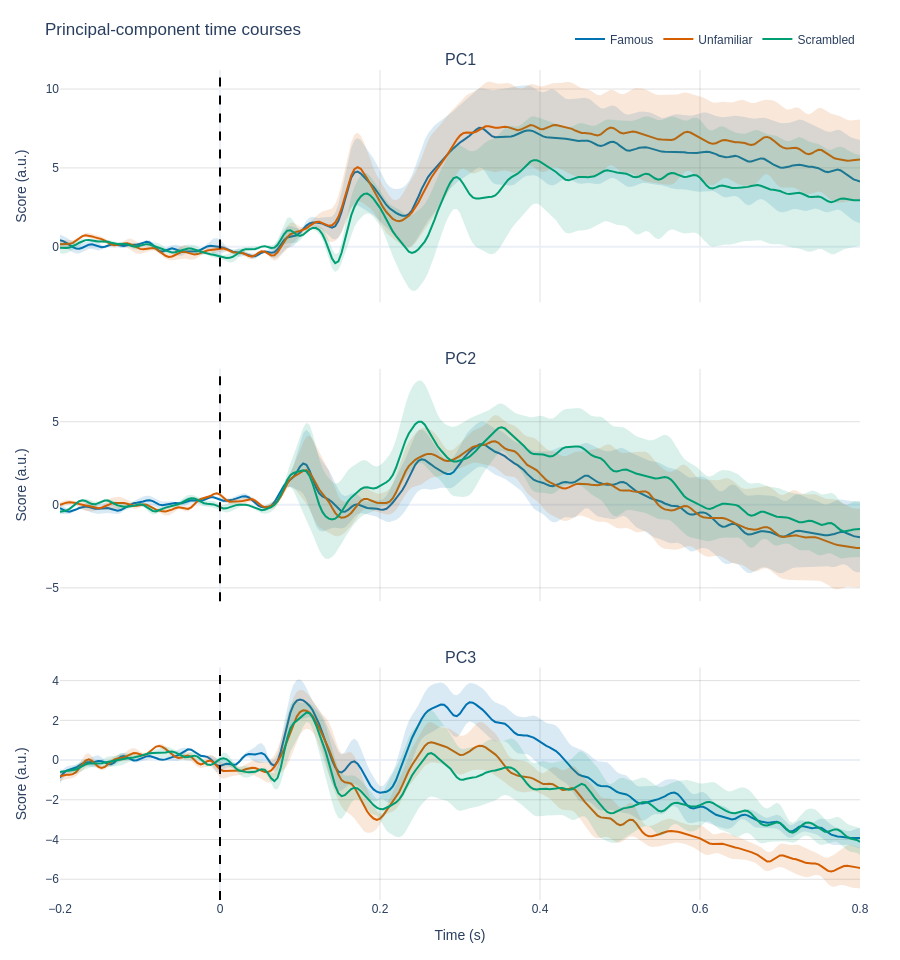

The notebook cell saved with this chart:
### Markdown cell above
### Read the PCs before reading the geometry

Before interpreting any trajectory, look at what the axes actually are. The PC traces show *when* each axis changes, and the loading table shows which sensors contribute most strongly.

Two cautions travel with this figure. Component signs are arbitrary, so "PC2 goes up" is not a finding — timing and relative geometry are the stable quantities. And a sensor loading is not a source: a strong posterior loading is consistent with an occipital generator but does not establish one.

### Code cell
subject_condition = {}
for subject in unique_subjects:
    for condition in conditions:
        rows = (subjects == subject) & (labels == condition)
        subject_condition[subject, condition] = scores_baselined[rows].mean(axis=0)

# Channels are principal components, groups are conditions: one stacked panel
# per PC with the across-participant mean and SEM band.
pc_curves = np.stack([
    subject_condition[subject, condition][:, :N_DISPLAY_COMPONENTS].T
    for condition in conditions
    for subject in unique_subjects
])
pc_groups = [
    LABEL_NAMES[condition] for condition in conditions for _ in unique_subjects
]

fig_pc = plot_timecourses(
    pc_curves,
    times=times,
    channel_names=[f"PC{index + 1}" for index in range(N_DISPLAY_COMPONENTS)],
    group_labels=pc_groups,
    palette={LABEL_NAMES[c]: CONDITION_COLORS[c] for c in conditions},
    n_cols=1,
    error_style="band",
    xlabel="Time (s)",
    ylabel="Score (a.u.)",
    title="Principal-component time courses",
)
fig_pc.add_vline(x=0, line_dash="dash", line_color="black")
fig_pc.show()

### Figure 1 — Plotly figure (JSON) as saved in the notebook; plotly's stock layout.template omitted (floating-point values rounded to 4 significant figures; data arrays with more than 128 entries replaced by an {"elided": "..."} marker saying what was removed)
{"data": [{"hoverinfo": "skip", "legendgroup": "Famous", "line": {"width": 0}, "mode": "lines", "showlegend": false, "type": "scatter", "x": {"elided": "251 float values"}, "xaxis": "x", "y": {"elided": "251 float values"}, "yaxis": "y"}, {"fill": "tonexty", "fillcolor": "rgba(0, 114, 178, 0.15)", "hoverinfo": "skip", "legendgroup": "Famous", "line": {"width": 0}, "mode": "lines", "showlegend": false, "type": "scatter", "x": {"elided": "251 float values"}, "xaxis": "x", "y": {"elided": "251 float values"}, "yaxis": "y"}, {"legendgroup": "Famous", "line": {"color": "#0072B2", "dash": "solid", "width": 2}, "mode": "lines", "name": "Famous", "opacity": 1, "showlegend": true, "type": "scatter", "x": {"elided": "251 float values"}, "xaxis": "x", "y": {"elided": "251 float values"}, "yaxis": "y"}, {"hoverinfo": "skip", "legendgroup": "Unfamiliar", "line": {"width": 0}, "mode": "lines", "showlegend": false, "type": "scatter", "x": {"elided": "251 float values"}, "xaxis": "x", "y": {"elided": "251 float values"}, "yaxis": "y"}, {"fill": "tonexty", "fillcolor": "rgba(213, 94, 0, 0.15)", "hoverinfo": "skip", "legendgroup": "Unfamiliar", "line": {"width": 0}, "mode": "lines", "showlegend": false, "type": "scatter", "x": {"elided": "251 float values"}, "xaxis": "x", "y": {"elided": "251 float values"}, "yaxis": "y"}, {"legendgroup": "Unfamiliar", "line": {"color": "#D55E00", "dash": "solid", "width": 2}, "mode": "lines", "name": "Unfamiliar", "opacity": 1, "showlegend": true, "type": "scatter", "x": {"elided": "251 float values"}, "xaxis": "x", "y": {"elided": "251 float values"}, "yaxis": "y"}, {"hoverinfo": "skip", "legendgroup": "Scrambled", "line": {"width": 0}, "mode": "lines", "showlegend": false, "type": "scatter", "x": {"elided": "251 float values"}, "xaxis": "x", "y": {"elided": "251 float values"}, "yaxis": "y"}, {"fill": "tonexty", "fillcolor": "rgba(0, 158, 115, 0.15)", "hoverinfo": "skip", "legendgroup": "Scrambled", "line": {"width": 0}, "mode": "lines", "showlegend": false, "type": "scatter", "x": {"elided": "251 float values"}, "xaxis": "x", "y": {"elided": "251 float values"}, "yaxis": "y"}, {"legendgroup": "Scrambled", "line": {"color": "#009E73", "dash": "solid", "width": 2}, "mode": "lines", "name": "Scrambled", "opacity": 1, "showlegend": true, "type": "scatter", "x": {"elided": "251 float values"}, "xaxis": "x", "y": {"elided": "251 float values"}, "yaxis": "y"}, {"hoverinfo": "skip", "legendgroup": "Famous", "line": {"width": 0}, "mode": "lines", "showlegend": false, "type": "scatter", "x": {"elided": "251 float values"}, "xaxis": "x2", "y": {"elided": "251 float values"}, "yaxis": "y2"}, {"fill": "tonexty", "fillcolor": "rgba(0, 114, 178, 0.15)", "hoverinfo": "skip", "legendgroup": "Famous", "line": {"width": 0}, "mode": "lines", "showlegend": false, "type": "scatter", "x": {"elided": "251 float values"}, "xaxis": "x2", "y": {"elided": "251 float values"}, "yaxis": "y2"}, {"legendgroup": "Famous", "line": {"color": "#0072B2", "dash": "solid", "width": 2}, "mode": "lines", "name": "Famous", "opacity": 1, "showlegend": false, "type": "scatter", "x": {"elided": "251 float values"}, "xaxis": "x2", "y": {"elided": "251 float values"}, "yaxis": "y2"}, {"hoverinfo": "skip", "legendgroup": "Unfamiliar", "line": {"width": 0}, "mode": "lines", "showlegend": false, "type": "scatter", "x": {"elided": "251 float values"}, "xaxis": "x2", "y": {"elided": "251 float values"}, "yaxis": "y2"}, {"fill": "tonexty", "fillcolor": "rgba(213, 94, 0, 0.15)", "hoverinfo": "skip", "legendgroup": "Unfamiliar", "line": {"width": 0}, "mode": "lines", "showlegend": false, "type": "scatter", "x": {"elided": "251 float values"}, "xaxis": "x2", "y": {"elided": "251 float values"}, "yaxis": "y2"}, {"legendgroup": "Unfamiliar", "line": {"color": "#D55E00", "dash": "solid", "width": 2}, "mode": "lines", "name": "Unfamiliar", "opacity": 1, "showlegend": false, "type": "scatter", "x": {"elided": "251 float values"}, "xaxis": "x2", "y": {"elided": "251 float values"}, "yaxis": "y2"}, {"hoverinfo": "skip", "legendgroup": "Scrambled", "line": {"width": 0}, "mode": "lines", "showlegend": false, "type": "scatter", "x": {"elided": "251 float values"}, "xaxis": "x2", "y": {"elided": "251 float values"}, "yaxis": "y2"}, {"fill": "tonexty", "fillcolor": "rgba(0, 158, 115, 0.15)", "hoverinfo": "skip", "legendgroup": "Scrambled", "line": {"width": 0}, "mode": "lines", "showlegend": false, "type": "scatter", "x": {"elided": "251 float values"}, "xaxis": "x2", "y": {"elided": "251 float values"}, "yaxis": "y2"}, {"legendgroup": "Scrambled", "line": {"color": "#009E73", "dash": "solid", "width": 2}, "mode": "lines", "name": "Scrambled", "opacity": 1, "showlegend": false, "type": "scatter", "x": {"elided": "251 float values"}, "xaxis": "x2", "y": {"elided": "251 float values"}, "yaxis": "y2"}, {"hoverinfo": "skip", "legendgroup": "Famous", "line": {"width": 0}, "mode": "lines", "showlegend": false, "type": "scatter", "x": {"elided": "251 float values"}, "xaxis": "x3", "y": {"elided": "251 float values"}, "yaxis": "y3"}, {"fill": "tonexty", "fillcolor": "rgba(0, 114, 178, 0.15)", "hoverinfo": "skip", "legendgroup": "Famous", "line": {"width": 0}, "mode": "lines", "showlegend": false, "type": "scatter", "x": {"elided": "251 float values"}, "xaxis": "x3", "y": {"elided": "251 float values"}, "yaxis": "y3"}, {"legendgroup": "Famous", "line": {"color": "#0072B2", "dash": "solid", "width": 2}, "mode": "lines", "name": "Famous", "opacity": 1, "showlegend": false, "type": "scatter", "x": {"elided": "251 float values"}, "xaxis": "x3", "y": {"elided": "251 float values"}, "yaxis": "y3"}, {"hoverinfo": "skip", "legendgroup": "Unfamiliar", "line": {"width": 0}, "mode": "lines", "showlegend": false, "type": "scatter", "x": {"elided": "251 float values"}, "xaxis": "x3", "y": {"elided": "251 float values"}, "yaxis": "y3"}, {"fill": "tonexty", "fillcolor": "rgba(213, 94, 0, 0.15)", "hoverinfo": "skip", "legendgroup": "Unfamiliar", "line": {"width": 0}, "mode": "lines", "showlegend": false, "type": "scatter", "x": {"elided": "251 float values"}, "xaxis": "x3", "y": {"elided": "251 float values"}, "yaxis": "y3"}, {"legendgroup": "Unfamiliar", "line": {"color": "#D55E00", "dash": "solid", "width": 2}, "mode": "lines", "name": "Unfamiliar", "opacity": 1, "showlegend": false, "type": "scatter", "x": {"elided": "251 float values"}, "xaxis": "x3", "y": {"elided": "251 float values"}, "yaxis": "y3"}, {"hoverinfo": "skip", "legendgroup": "Scrambled", "line": {"width": 0}, "mode": "lines", "showlegend": false, "type": "scatter", "x": {"elided": "251 float values"}, "xaxis": "x3", "y": {"elided": "251 float values"}, "yaxis": "y3"}, {"fill": "tonexty", "fillcolor": "rgba(0, 158, 115, 0.15)", "hoverinfo": "skip", "legendgroup": "Scrambled", "line": {"width": 0}, "mode": "lines", "showlegend": false, "type": "scatter", "x": {"elided": "251 float values"}, "xaxis": "x3", "y": {"elided": "251 float values"}, "yaxis": "y3"}, {"legendgroup": "Scrambled", "line": {"color": "#009E73", "dash": "solid", "width": 2}, "mode": "lines", "name": "Scrambled", "opacity": 1, "showlegend": false, "type": "scatter", "x": {"elided": "251 float values"}, "xaxis": "x3", "y": {"elided": "251 float values"}, "yaxis": "y3"}], "layout": {"annotations": [{"font": {"size": 16}, "showarrow": false, "text": "PC1", "x": 0.5, "xanchor": "center", "xref": "paper", "y": 1, "yanchor": "bottom", "yref": "paper"}, {"font": {"size": 16}, "showarrow": false, "text": "PC2", "x": 0.5, "xanchor": "center", "xref": "paper", "y": 0.64, "yanchor": "bottom", "yref": "paper"}, {"font": {"size": 16}, "showarrow": false, "text": "PC3", "x": 0.5, "xanchor": "center", "xref": "paper", "y": 0.28, "yanchor": "bottom", "yref": "paper"}], "height": 960, "legend": {"orientation": "h", "x": 1, "xanchor": "right", "y": 1.02, "yanchor": "bottom"}, "margin": {"b": 60, "l": 60, "r": 40, "t": 70}, "shapes": [{"line": {"color": "black", "dash": "dash"}, "type": "line", "x0": 0, "x1": 0, "xref": "x", "y0": 0, "y1": 1, "yref": "y domain"}, {"line": {"color": "black", "dash": "dash"}, "type": "line", "x0": 0, "x1": 0, "xref": "x2", "y0": 0, "y1": 1, "yref": "y2 domain"}, {"line": {"color": "black", "dash": "dash"}, "type": "line", "x0": 0, "x1": 0, "xref": "x3", "y0": 0, "y1": 1, "yref": "y3 domain"}], "title": {"text": "Principal-component time courses"}, "xaxis": {"anchor": "y", "domain": [0, 1], "matches": "x3", "showticklabels": false}, "xaxis2": {"anchor": "y2", "domain": [0, 1], "matches": "x3", "showticklabels": false}, "xaxis3": {"anchor": "y3", "domain": [0, 1], "title": {"text": "Time (s)"}}, "yaxis": {"anchor": "x", "domain": [0.72, 1], "title": {"text": "Score (a.u.)"}}, "yaxis2": {"anchor": "x2", "domain": [0.36, 0.64], "title": {"text": "Score (a.u.)"}}, "yaxis3": {"anchor": "x3", "domain": [0, 0.28], "title": {"text": "Score (a.u.)"}}}}
